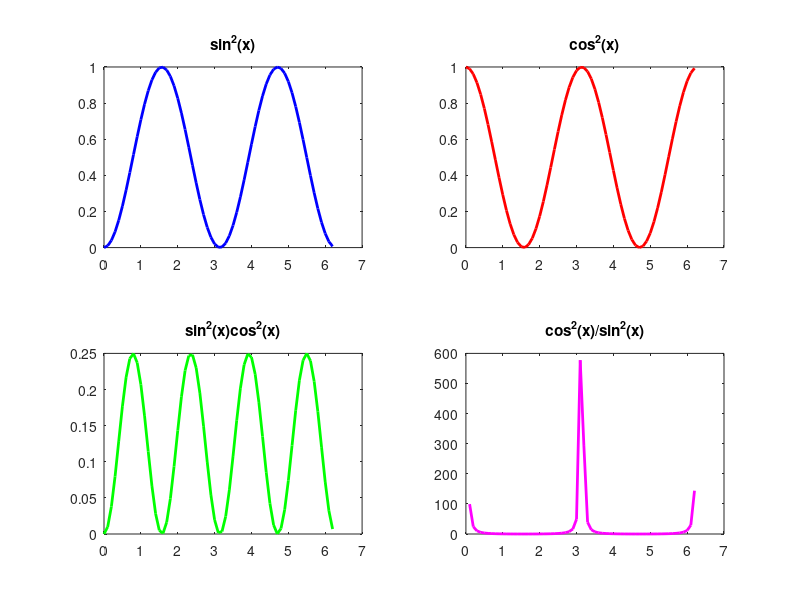

Write MATLAB code to recreate this figure.
clear;clc;close all;
% Q.1))

% plot the functions in four windows you need to use subplot 
% basically subplot divides the current figure into nrow*ncol
% after that you can iterate through each window using indices

% define the vector t
t=0:0.1:2*pi; % vector with spacing 0.1 between successive elements

nrow=2;
ncol=2;

% sin(x)^2
subplot(nrow,ncol,1) % first window

% .^ to calculate power point wise
plot(t,sin(t).^2,'-b','LineWidth',2) % -b solid line with color blue
title("sin^2(x)")


% cos(x)^2
subplot(nrow,ncol,2) % second window
plot(t,cos(t).^2,'-r','LineWidth',2) % -r solid line with color red
title("cos^2(x)")


% sin^2(x)*cos^2(x)
subplot(nrow,ncol,3) % third  window
% .* point wise multiplication
plot(t,(sin(t).*cos(t)).^2,'-g','LineWidth',2) % -g solid line with color green
title("sin^2(x)cos^2(x)")


% 
% cos^2(x)/sin^2(x)
subplot(nrow,ncol,4) % third  window
% .* point wise multiplication
plot(t,(cos(t)./sin(t)).^2,'-m','LineWidth',2) % -m solid line with color magenta
title("cos^2(x)/sin^2(x)")



%%%%%%%%%%%%%%%%%%%%%%%%%%%%%%%%%%%%%%%%%%%%%%%%%%%%%%%%%%%%%%%%%%%%%%%%

% 2))

grades=input("Enter three grades of a student enclosed in bracket like [1 2 3]: ");

% 1)) total score
total_score=sum(grades);
fprintf("Total score: %d",total_score);
fprintf('\n');

% 2)) average score
avg_score=mean(grades);
fprintf("Average score: %d",avg_score);
fprintf('\n');


% 3)) heighest score

heighest_score=max(grades);
fprintf("Heighest score: %d",heighest_score);
fprintf('\n');

% 4)) smallest score
smallest_score=min(grades);
fprintf("Smallest score: %d",smallest_score);
fprintf('\n');
